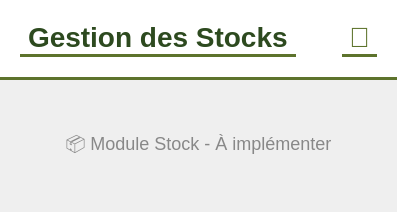
      <widget class="QWidget" name="pageStock">
       <layout class="QVBoxLayout" name="verticalLayout_4">
        <property name="spacing">
         <number>0</number>
        </property>
        <property name="margin" stdset="0">
         <number>0</number>
        </property>
        <item>
         <widget class="QFrame" name="headerFrameStock">
          <property name="minimumSize">
           <size>
            <width>0</width>
            <height>80</height>
           </size>
          </property>
          <property name="styleSheet">
           <string notr="true">background: #ffffff; border: none; border-bottom: 3px solid #5d732c;</string>
          </property>
          <layout class="QHBoxLayout" name="horizontalLayout_4">
           <property name="margin" stdset="0">
            <number>20</number>
           </property>
           <item>
            <widget class="QLabel" name="headerTitleStock">
             <property name="styleSheet">
              <string notr="true">color: #2d4a1f; font-size: 28px; font-weight: bold;</string>
             </property>
             <property name="text">
              <string>Gestion des Stocks</string>
             </property>
            </widget>
           </item>
           <item>
            <spacer name="horizontalSpacer_4">
             <property name="orientation">
              <enum>Qt::Orientation::Horizontal</enum>
             </property>
             <property name="sizeHint" stdset="0">
              <size>
               <width>40</width>
               <height>20</height>
              </size>
             </property>
            </spacer>
           </item>
           <item>
            <widget class="QLabel" name="userIconHeaderStock">
             <property name="styleSheet">
              <string notr="true">font-size: 28px; color: #5d732c;</string>
             </property>
             <property name="text">
              <string>👤</string>
             </property>
            </widget>
           </item>
          </layout>
         </widget>
        </item>
        <item>
         <widget class="QLabel" name="placeholderStock">
          <property name="styleSheet">
           <string notr="true">font-size: 18px; color: #888; padding: 50px;</string>
          </property>
          <property name="text">
           <string>📦 Module Stock - À implémenter</string>
          </property>
          <property name="alignment">
           <set>Qt::AlignmentFlag::AlignCenter</set>
          </property>
         </widget>
        </item>
       </layout>
      </widget>
